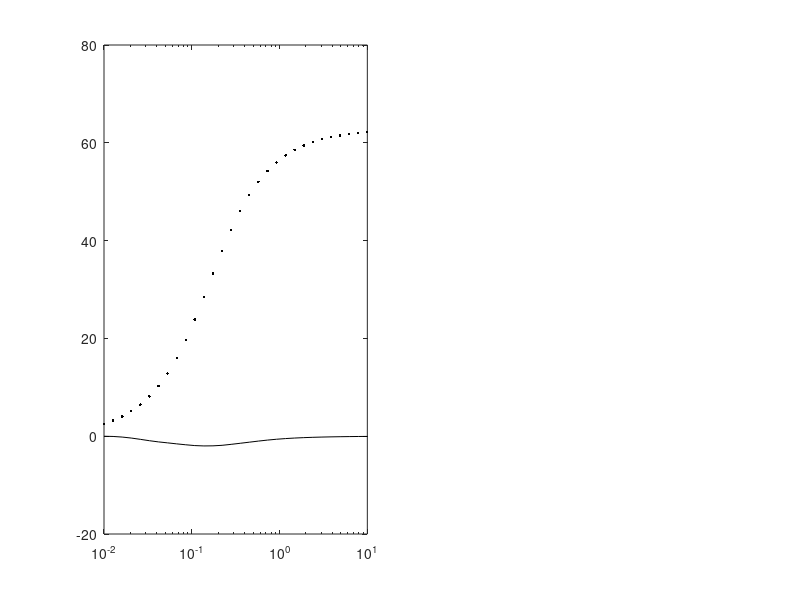

The MATLAB source for this figure: (Note: this script raises an error after producing the figure.)
% Dimas Putra Rachmawan
% Modul
% Jurusan Teknik Geofisika
% Fakultas Teknik Sipil Perencanaan dan Kebumian
% Institut Teknologi Sepuluh Nopember
% Surabaya 2025
% Accuracy of the TD to FD Conversion

clc; clear; close all;

%% --- SETUP: RELAXATION TIME DAN GATE WINDOWS
relaxation_times = logspace(-2, 1, 30);  % τ_s dari 0.01–10 s
omega = 2 * pi * 1;  % frekuensi 1 Hz

phases = zeros(length(relaxation_times), 1);
phases_real = zeros(length(relaxation_times), 1);
lam_all = zeros(length(relaxation_times), 1);
rmse_all = zeros(length(relaxation_times), 1);

error_model = @(x) x * 1e-2 + 1e-6;  % model error gauss

for itime = 1:length(relaxation_times)
    tau_s = relaxation_times(itime);

    % Time gates: logspace untuk windows integrasi
    windows = logspace(-1, 0, 21);
    t = sqrt(windows(1:end-1) .* windows(2:end));  % log-mean

    % Debye decay ideal
    gamma = 0.1;
    f = @(t) gamma * exp(-t / tau_s);  % Debye decay
    decay_ideal = zeros(1, length(t));

    for j = 1:length(t)
        l = windows(j);
        r = windows(j+1);
        decay_ideal(j) = integral(f, l, r) / (r - l);
    end

    % Tambah noise ke data decay
    rng(100);
    noise = randn(size(decay_ideal)) .* error_model(decay_ideal);
    decay = decay_ideal + noise;

    % Buat grid tau
    tau_grid = logspace(log10(0.005), log10(1), 30);
    A = zeros(length(t), length(tau_grid));
    for m = 1:length(t)
        for n = 1:length(tau_grid)
            A(m, n) = exp(-t(m) / tau_grid(n));
        end
    end

    % Bobot W dari error model
    W = diag(1 ./ (error_model(decay_ideal).^2));
    lambda = 1e2;
    L = eye(length(tau_grid));

    % Inversi Tikhonov
    AtW = A' * W;
    m = (AtW * A + lambda^2 * L' * L) \ (AtW * decay');

    % Hitung Z kompleks dari m hasil inversi
    sum_response = sum((m(:) ./ (1 + 1i * omega * tau_grid(:))).');  % skalar
    Z_complex = 1 - sum_response;

    % Hitung Z ideal (ground truth)
    Z_ideal = gamma / (1 + 1i * omega * tau_s);

    % Fase hasil inversi vs ideal
    phases(itime) = atan2(imag(Z_complex), real(Z_complex)) * 40;  % mrad
    phases_real(itime) = atan2(imag(Z_ideal), real(Z_ideal)) * 40;

    % Simpan lambda dan RMSE
    lam_all(itime) = lambda;
    rmse_all(itime) = sqrt(mean((A * m - decay').^2));
end

%% --- PLOT FIGURE (Mirip Gambar di Jurnal Hase)
figure('Position', [100 100 1000 400]);

% (a) Fase
subplot(1,2,1)
semilogx(relaxation_times, -phases_real, 'k.', 'DisplayName', 'Expected \phi');
hold on;
semilogx(relaxation_times, -phases, 'k-', 'DisplayName', 'Estimated \phi');
xline(windows(1), 'r:'); xline(windows(end), 'r:');
grid on;
xlabel('\tau_s [s]');
ylabel('-\phi [mrad]');
legend('Expected \phi', 'Estimated \phi');
title('(a) Phase accuracy');

% (b) Lambda dan RMSE
subplot(1,2,2)
yyaxis left
loglog(relaxation_times, lam_all, 'k-');
ylabel('\lambda_{final}');
yyaxis right
semilogx(relaxation_times, rmse_all, 'k--');
ylabel('\epsilon (RMSE)');
xlabel('\tau_s [s]');
xline(windows(1), 'r:'); xline(windows(end), 'r:');
legend('\lambda', '\epsilon');
grid on;
title('(b) Regularization and error');
